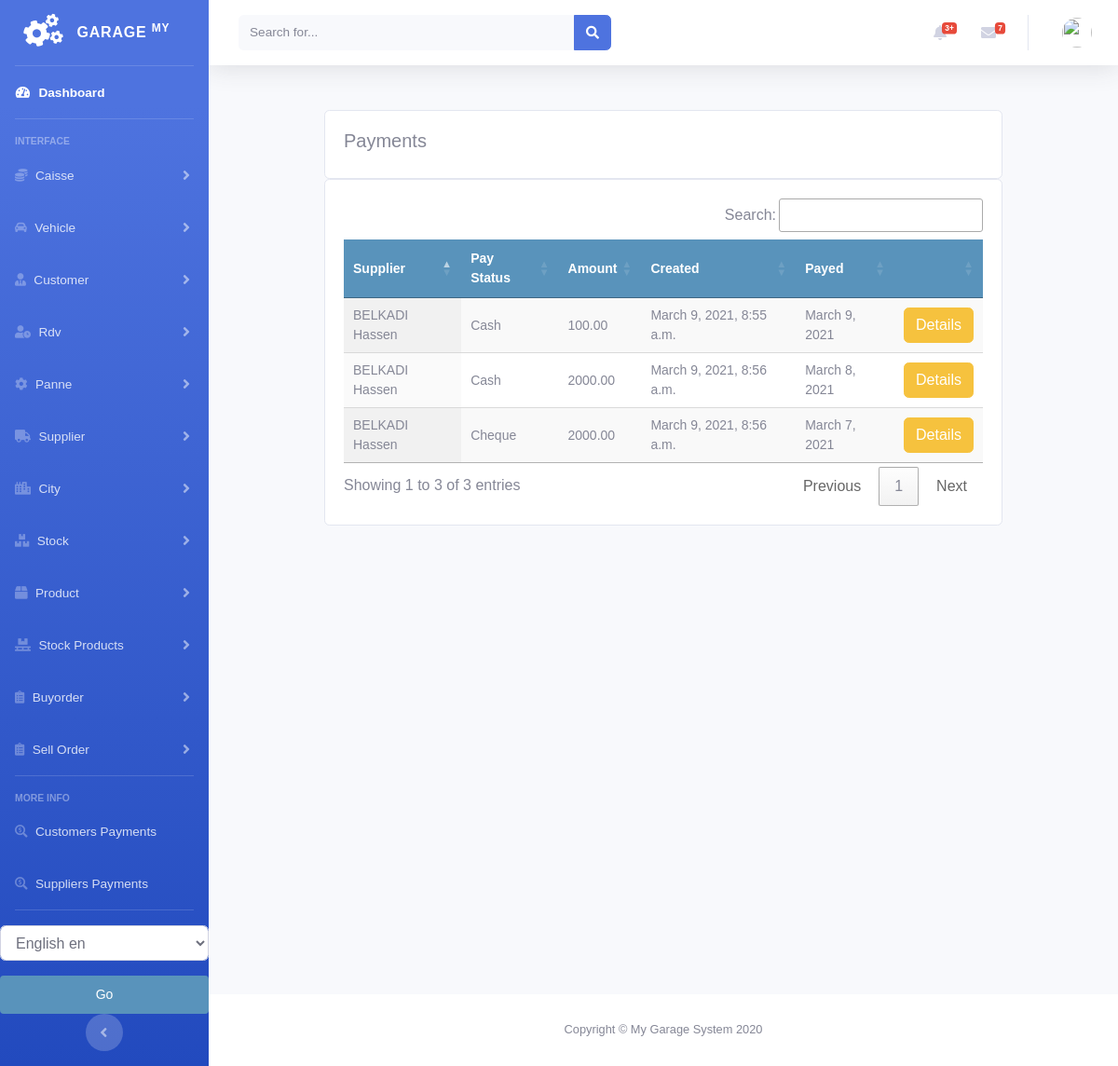
/payments/supplier_payment_list, run on the app's committed database.
### payments/models.py (models this page shows)
class BuyOrderPayment(models.Model):
    order = models.ForeignKey(BuyOrder, on_delete=models.CASCADE, blank=True, null=True)
    supplier = models.ForeignKey(Supplier, on_delete=models.CASCADE)
    user = models.IntegerField(default=0)
    amount = models.DecimalField(max_digits=10, decimal_places=2)
    created = models.DateTimeField(auto_now_add=True)
    pay_date = models.DateField(null=True, blank=True)
    pay_type = (
        ('Cash', 'Cash'),
        ('Cheque', 'Cheque'),
    )
    pay_status = models.CharField(max_length=8, choices=pay_type, blank=True, default="Cash")

### supplier/models.py (models this page shows)
class Supplier(models.Model):
    firstname = models.CharField(max_length=250, null=True)
    lastname = models.CharField(max_length=250, null=True)
    address = models.CharField(max_length=200, null=True)
    phone = models.CharField(max_length=200, null=True)
    email = models.EmailField(null=True)
    date_created = models.DateTimeField(auto_now_add=True, null=True)
    date_joined = models.DateField(null=True)
    credit = models.DecimalField(max_digits=10, decimal_places=2, null=True, default=0.0)
    def __str__(self):
        return self.firstname + " " + self.lastname

### payments/views.py (the view)
# urls.py: path('supplier_payment_list', views.supplier_payment_list, name='supplier_payment_list'),
def supplier_payment_list(request):
    supplierpayments = BuyOrderPayment.objects.all()
    context = {
        "supplierpayments": supplierpayments
    }
    return render(request, 'payments/supplier/payment_list.html', context)

### payments/templates/payments/supplier/payment_list.html (shortened to what this page needs)
{% extends 'home.html' %}
{% load static %}
{% block content %}
<br>
<div class="container">
    <div class="row">
        <div class="col-md">
            <div class="card card-body">
                <h5>Payments</h5>
            </div>
            <div class="card card-body">
                <table id="table_id" class="display text-center">
                    <thead>
                    <tr>
                        <th>Supplier</th>
                        <th>Pay Status</th>
                        <th>Amount</th>
                        <th>Created</th>
                        <th>Payed</th>
                        <th></th>
                    </tr>
                    </thead>
                    <tbody>
                    {% for payment in supplierpayments %}
                    <tr>
                        <td>
                            {{payment.supplier}}
                        </td>
                        <td>
                            {{payment.pay_status}}
                        </td>
                        <td>
                            {{payment.amount}}
                        </td>
                        <td>
                            {{payment.created}}
                        </td>
                        <td>
                            {{payment.pay_date}}
                        </td>
                        <td>
                            {% if payment.order.id %}
                            <a class="btn btn-warning " href="{% url 'buyorder:buyorder_details' payment.order.id %}">Details</a>
                            {% endif %}
                        </td>
                    </tr>
                    {% endfor %}
                    </tbody>
                </table>
            </div>
        </div>
    </div>
</div>
{% endblock %}
{% block jsscript %}
<link rel="stylesheet" type="text/css" href="https://cdn.datatables.net/1.10.22/css/jquery.dataTables.css">
<link rel="stylesheet" type="text/css" href="https://cdn.datatables.net/buttons/1.6.5/css/buttons.dataTables.min.css">
{% endblock %}

### static/css/main.css (style rules this page uses)
body { margin:0; padding:0; font-family:helvetica, sans-serif; }
h1, h2, h3, h4, h5 , h6 { font-family: 'Ubuntu', sans-serif; font-weight:normal; }
table { width:100%; border-spacing:0; border-collapse: collapse; }
table th, table td { text-align:left; font-size:14px; padding:10px; margin:0; }
tbody tr:nth-child(odd) { background:#efefef; }
thead th, tbody tr.total { background:#5993bb; color:#fff; font-weight:bold; }

### data on the page
BuyOrderPayment: supplier "BELKADI Hassen", pay_status "Cash", amount "100.00", created "March 9, 2021, 8:55 a.m.", pay_date "March 9, 2021", shows "Details"
BuyOrderPayment: supplier "BELKADI Hassen", pay_status "Cash", amount "2000.00", created "March 9, 2021, 8:56 a.m.", pay_date "March 8, 2021", shows "Details"
BuyOrderPayment: supplier "BELKADI Hassen", pay_status "Cheque", amount "2000.00", created "March 9, 2021, 8:56 a.m.", pay_date "March 7, 2021", shows "Details"
